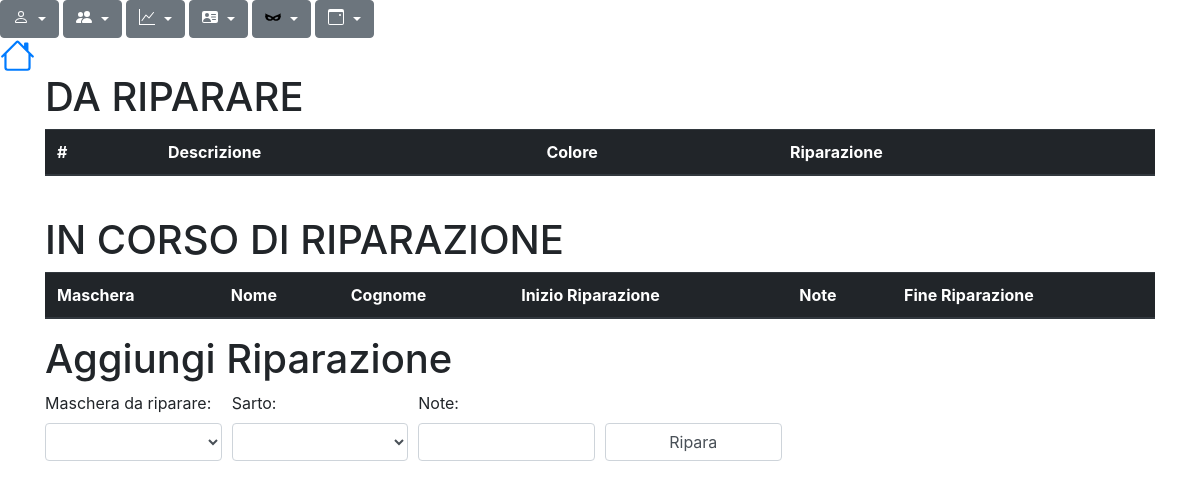
The app's page /riparazione/gestioneRiparazioni.php, older data.
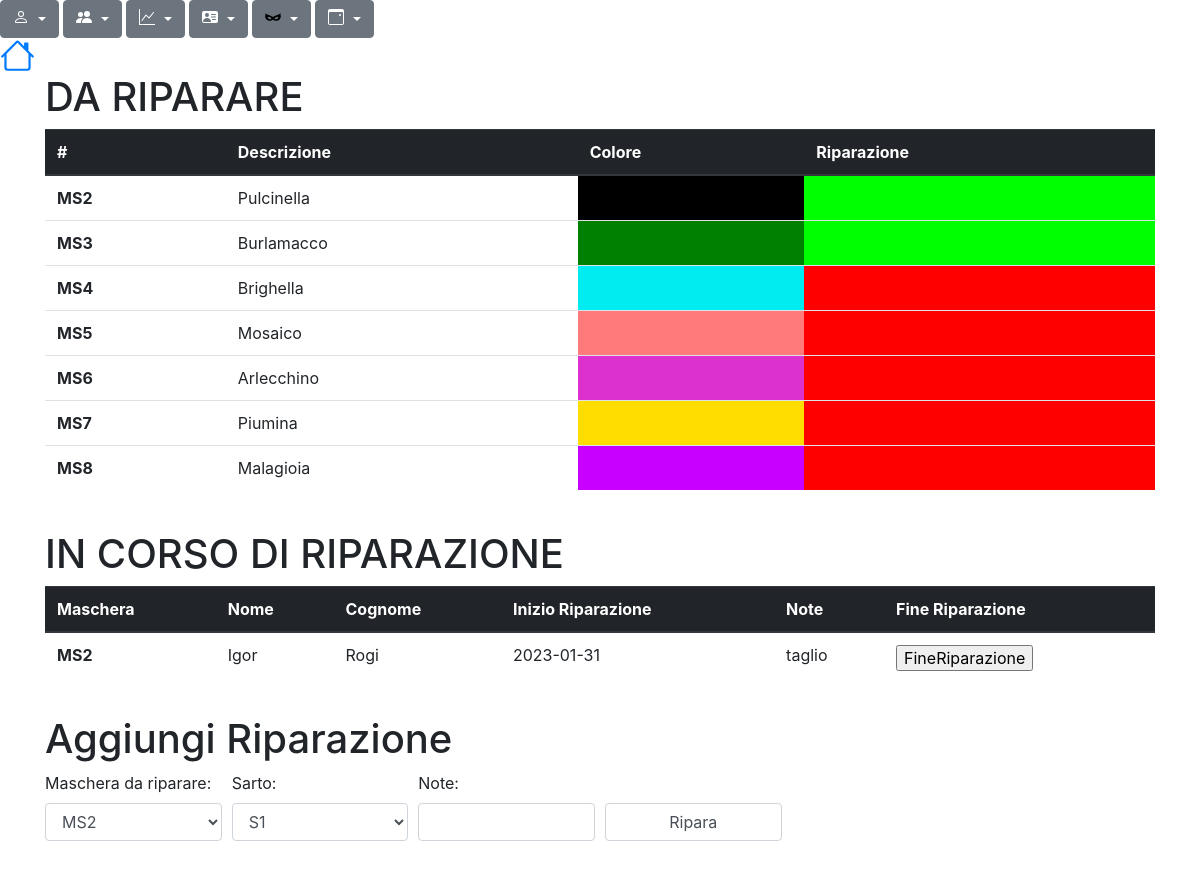
The same page, newer data.
### tables this page shows
CREATE TABLE IF NOT EXISTS `maschera` (
  `codMaschera` varchar(50) NOT NULL,
  `colore` varchar(255) NOT NULL,
  `descrizione` varchar(255) NOT NULL,
  `riparazione` set('si','no') DEFAULT 'no',
  `codSarta` varchar(50) NOT NULL,
  `codDeposito` varchar(50) NOT NULL,
  `eliminato` set('si','no') DEFAULT 'no',
  PRIMARY KEY (`codMaschera`),
  KEY `codSarta` (`codSarta`),
  KEY `codDeposito` (`codDeposito`),
  CONSTRAINT `FK_sarta` FOREIGN KEY (`codSarta`) REFERENCES `sarta` (`codSarta`),
  CONSTRAINT `maschera_ibfk_1` FOREIGN KEY (`codSarta`) REFERENCES `sarta` (`codSarta`),
  CONSTRAINT `maschera_ibfk_2` FOREIGN KEY (`codDeposito`) REFERENCES `deposito` (`codDeposito`)
);

CREATE TABLE IF NOT EXISTS `riparazione` (
  `codMaschera` varchar(50) NOT NULL,
  `codSarta` varchar(50) NOT NULL,
  `inizioRiparazione` date DEFAULT NULL,
  `fineRiparazione` date DEFAULT NULL,
  `note` varchar(255) DEFAULT NULL,
  KEY `codMaschera` (`codMaschera`),
  KEY `codSarta` (`codSarta`),
  CONSTRAINT `riparazione_ibfk_1` FOREIGN KEY (`codMaschera`) REFERENCES `maschera` (`codMaschera`),
  CONSTRAINT `riparazione_ibfk_2` FOREIGN KEY (`codSarta`) REFERENCES `sarta` (`codSarta`)
);

CREATE TABLE IF NOT EXISTS `sarta` (
  `codSarta` varchar(50) NOT NULL,
  `nome` varchar(255) DEFAULT NULL,
  `cognome` varchar(255) DEFAULT NULL,
  `costo` int(11) DEFAULT NULL,
  PRIMARY KEY (`codSarta`)
);

### riparazione/gestioneRiparazioni.php (the view, shortened to what this page needs)
<html lang="en">
<head>
    <link rel="stylesheet" href="../bootstrap-4.0.0-dist/css/bootstrap.min.css">
</head>
<body>
    <?php
        include 'navbarRiparazione.php';
    ?>
    <div class="container">
        <h1>DA RIPARARE</h1>
        <div class="table-responsive-sm" class="row">
            <table class="table">
                <thead class="thead-dark">
                    <tr>
                        <th scope="col">#</th>
                        <th scope="col">Descrizione</th>
                        <th scope="col">Colore</th>
                        <th scope="col">Riparazione</th>
                    </tr>
                </thead>
                <tbody>
                    <?php
                    include '../conn.php';
                    $sql = "SELECT * from maschera where eliminato = 'no'";
                    $stmt = $conn->query($sql);
                    foreach ($stmt as $row) {
                        echo '<tr>';
                        echo '<th scope="row">' . $row['codMaschera'] . '</th>';
                        echo '<td>' . $row['descrizione'] . '</td>';
                        echo '<td style="background-color:' . $row['colore'] . ';"></td>';
                        if ($row['riparazione'] === 'si') {
                            echo '<td style="background-color:lime;" ></td>';
                        } else {
                            echo '<td style="background-color:red;" ></td>';
                        }
                        echo '</tr>';
                    }
                    ?>
                </tbody>
            </table>
        </div>
        <br>
        <h1>IN CORSO DI RIPARAZIONE</h1>
        <div class="table-responsive-md" class="row">
            <table class="table">
                <thead class="thead-dark">
                    <tr>
                        <th scope="col">Maschera</th>
                        <th scope="col">Nome</th>
                        <th scope="col">Cognome</th>
                        <th scope="col">Inizio Riparazione</th>
                        <th scope="col">Note</th>
                        <th scope="col">Fine Riparazione</th>
                    </tr>
                </thead>
                <tbody>
                    <?php
                    include '../conn.php';
                    $sql = "SELECT * from riparazione join sarta using(codSarta)";
                    $stmt = $conn->query($sql);
                    foreach ($stmt as $row) {
                        echo '<tr>';
                        if (empty($row['fineRiparazione'])) {
                            echo '<th scope="row">' . $row['codMaschera'] . '</th>';
                            echo '<td>' . $row['nome'] . '</td>';
                            echo '<td> ' . $row['cognome'] . '</td>';
                            echo '<td> ' . $row['inizioRiparazione'] . '</td>';
                            echo '<td> ' . $row['note'] . "</td>";
                            echo '<td>';
                            echo '<form method="post" action="eliminaRiparazione.php">';
                            echo '<input type=submit value=FineRiparazione>';
                            echo '</form>';
                            echo '</td>';
                            echo '</tr>';
                        }
                    }
                    ?>
                </tbody>
            </table>
        </div>
        <form method="post" id="form" action="aggiungiRiparazione.php">
            <h1>Aggiungi Riparazione</h1>
            <div class="form-row">
                <div class="form-group col-sm-2">
                    <label>Maschera da riparare:</label>
                    <select name="MascheraRiparazione" class="form-control">
                        <?php
                        include '../conn.php';
                        $sql = "SELECT * from maschera where eliminato = 'no' and riparazione = 'si'";
                        $stmt = $conn->query($sql);
                        while ($row = $stmt->fetch(PDO::FETCH_ASSOC)) {
                            echo "<option value=" . $row['codMaschera'] . ">" . $row['codMaschera'] . "</option>";
                        }
                        ?>
                    </select>
                </div>
                <div class="form-group col-sm-2">
                    <label>Sarto:</label>
                    <select name="SartaRiparazione" class="form-control" required>
                        <?php
                        include '../conn.php';
                        $sql = "SELECT * from sarta";
                        $stmt = $conn->query($sql);
                        while ($row = $stmt->fetch(PDO::FETCH_ASSOC)) {
                            echo "<option value=".$row['codSarta'].">".$row['codSarta']."</option>";
                        }
                        ?>
                    </select>
                </div>
                <div class="form-group col-sm-2">
                    <label>Note:</label>
                    <input class="form-control" type="text" name="note" required>
                </div>
                <div class="form-group col-sm-2">
                    <br>
                    <input class="form-control" type="submit" value="Ripara">
                </div>
            </div>
        </form>
    </div>
</body>
</html>

### riparazione/navbarRiparazione.php (shortened to what this page needs)
<html lang="en">
<head>
</head>
<body>
    <section id="navbar" class="banner-alto">
        <section class="top-nav">
            <div class="btn-group">
                <a class="btn btn-secondary dropdown-toggle" href="#" role="button" id="dropdownMenuLink" data-toggle="dropdown" aria-haspopup="true" aria-expanded="false">
                </a>
            </div>
            <div class="btn-group">
                <a class="btn btn-secondary dropdown-toggle" href="#" role="button" id="dropdownMenuLink" data-toggle="dropdown" aria-haspopup="true" aria-expanded="false">
                </a>
            </div>
            <div class="btn-group">
                <a class="btn btn-secondary dropdown-toggle" href="#" role="button" id="dropdownMenuLink" data-toggle="dropdown" aria-haspopup="true" aria-expanded="false">
                </a>
            </div>
            <div class="btn-group">
                <a href="#" class="btn btn-secondary dropdown-toggle" role="button" id="dropdownMenuLink" data-toggle="dropdown" aria-haspopup="true" aria-expanded="false">
                </a>
            </div>
            <div class="btn-group">
                <a href="#" class="btn btn-secondary dropdown-toggle" role="button" id="dropdownMenuLink" data-toggle="dropdown" aria-haspopup="true" aria-expanded="false">
                </a>
            </div>
            <div class="btn-group">
                <a href="#" class="btn btn-secondary dropdown-toggle" role="button" id="dropdownMenuLink" data-toggle="dropdown" aria-haspopup="true" aria-expanded="false">
                </a>
            </div>
        </section>
        <div class="btn-group">
            <a href="../home.php">
            </a>
        </div>
    </section>
</body>
</html>

Row changes from the older to the newer data that the page shows:
added maschera: codMaschera "MS2", descrizione "Pulcinella", riparazione "si" (drawn)
added maschera: codMaschera "MS3", descrizione "Burlamacco", riparazione "si" (drawn)
added maschera: codMaschera "MS4", descrizione "Brighella", riparazione "no" (drawn)
added maschera: codMaschera "MS5", descrizione "Mosaico", riparazione "no" (drawn)
added maschera: codMaschera "MS6", descrizione "Arlecchino", riparazione "no" (drawn)
added maschera: codMaschera "MS7", descrizione "Piumina", riparazione "no" (drawn)
added maschera: codMaschera "MS8", descrizione "Malagioia", riparazione "no" (drawn)
added riparazione: codMaschera "MS2", codSarta.nome "Igor", codSarta.cognome "Rogi", inizioRiparazione "2023-01-31", note "taglio"
Text that changed along with them:
form field MascheraRiparazione: (not shown) → "MS2"
form field SartaRiparazione: (not shown) → "S1"
